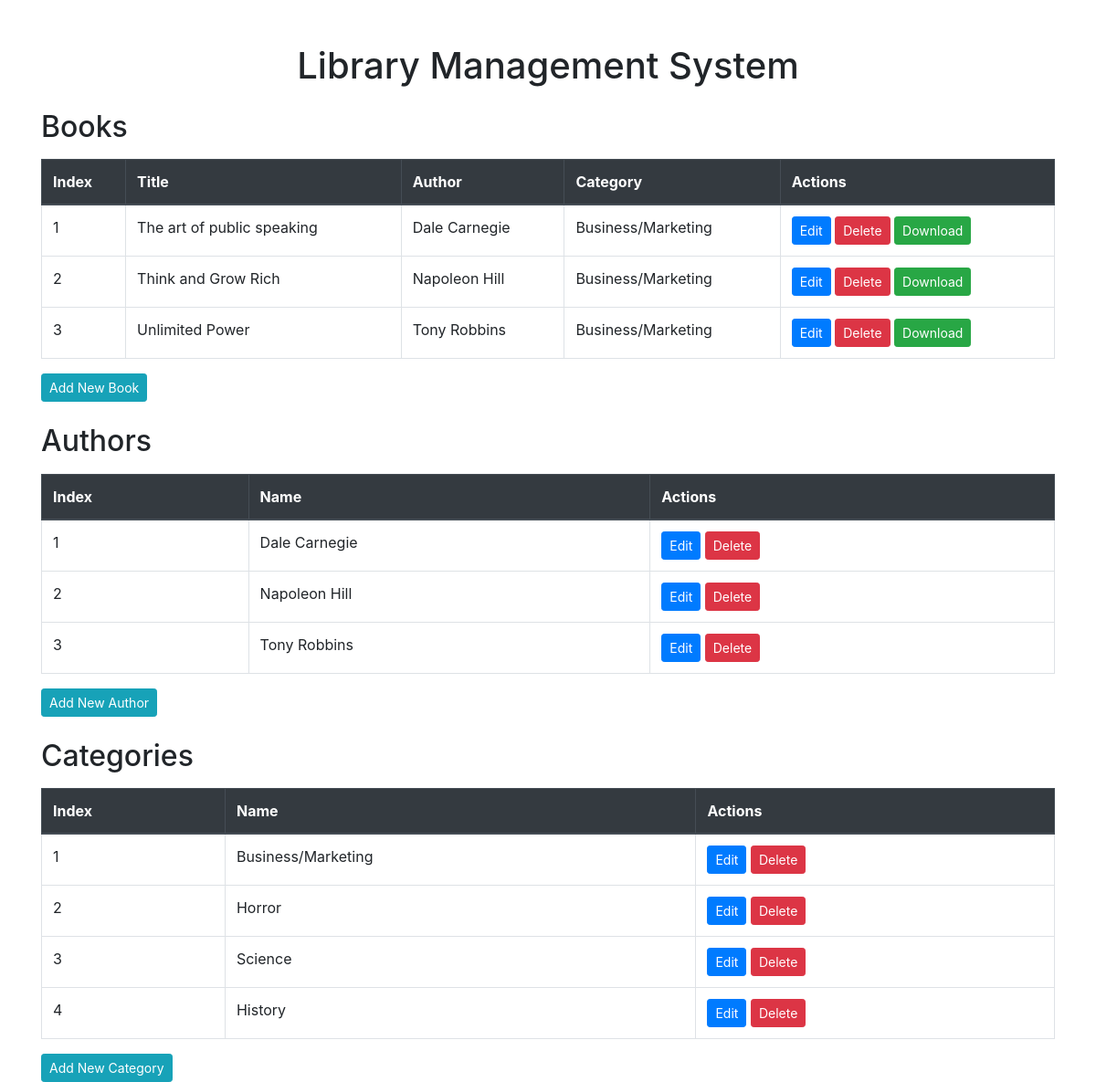
Before: / with the older database file.
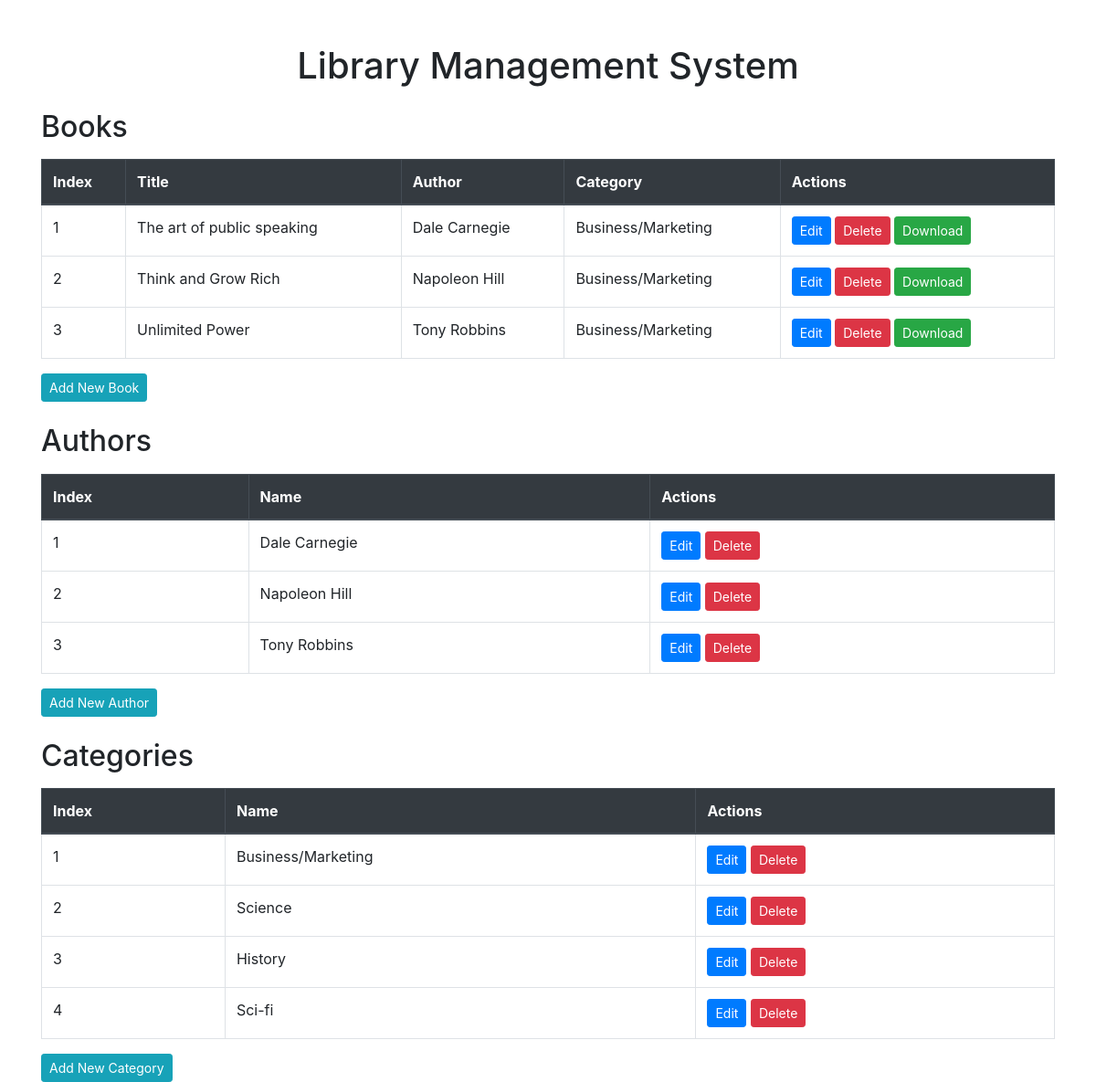
After: the same page with the newer database file.
### library/models.py (models this page shows, shortened)
class Book(models.Model):
    title = models.CharField(max_length=100)
    author = models.ForeignKey(Author, on_delete=models.CASCADE)
    category = models.ForeignKey(Category, on_delete=models.CASCADE)
    file = models.FileField(upload_to='books/', blank=True, null=True)

class Author(models.Model):
    name = models.CharField(max_length=100)

class Category(models.Model):
    name = models.CharField(max_length=100)

### library/views.py (the view)
# urls.py: 2. Add a URL to urlpatterns:  path('', views.home, name='home')
def home(request):
    books = Book.objects.all()
    authors = Author.objects.all()
    categories = Category.objects.all()
    return render(request, 'home.html', {'books': books, 'authors': authors, 'categories': categories})

### library/templates/home.html (shortened to what this page needs)
<!DOCTYPE html>
<html>
<head>
    <link href="https://stackpath.bootstrapcdn.com/bootstrap/4.5.2/css/bootstrap.min.css" rel="stylesheet">
</head>
<body>
    <div class="container mt-5">
        <h1 class="text-center mb-4">Library Management System</h1>
        <h2 class="mb-3">Books</h2>
        <table class="table table-bordered">
            <thead class="thead-dark">
                <tr>
                    <th scope="col">Index</th>
                    <th scope="col">Title</th>
                    <th scope="col">Author</th>
                    <th scope="col">Category</th>
                    <th scope="col">Actions</th>
                </tr>
            </thead>
            <tbody>
                {% for book in books %}
                <tr>
                    <td>{{ forloop.counter }}</td>
                    <td>{{ book.title }}</td>
                    <td>{{ book.author.name }}</td>
                    <td>{{ book.category.name }}</td>
                    <td>
                        <a href="{% url 'book_update' book.id %}" class="btn btn-primary btn-sm">Edit</a>
                        <a href="{% url 'book_delete' book.id %}" class="btn btn-danger btn-sm">Delete</a>
                        <a href="{% url 'download_book' book.id %}" class="btn btn-success btn-sm">Download</a>
                    </td>
                </tr>
                {% empty %}
                <tr>
                    <td colspan="5" class="text-center">No books available.</td>
                </tr>
                {% endfor %}
            </tbody>
        </table>
        <a href="{% url 'book_create' %}" class="btn btn-info btn-sm mb-4">Add New Book</a>
        <h2 class="mb-3">Authors</h2>
        <table class="table table-bordered">
            <thead class="thead-dark">
                <tr>
                    <th scope="col">Index</th>
                    <th scope="col">Name</th>
                    <th scope="col">Actions</th>
                </tr>
            </thead>
            <tbody>
                {% for author in authors %}
                <tr>
                    <td>{{ forloop.counter }}</td>
                    <td>{{ author.name }}</td>
                    <td>
                        <a href="{% url 'author_update' author.id %}" class="btn btn-primary btn-sm">Edit</a>
                        <a href="{% url 'author_delete' author.id %}" class="btn btn-danger btn-sm">Delete</a>
                    </td>
                </tr>
                {% empty %}
                <tr>
                    <td colspan="3" class="text-center">No authors available.</td>
                </tr>
                {% endfor %}
            </tbody>
        </table>
        <a href="{% url 'author_create' %}" class="btn btn-info btn-sm mb-4">Add New Author</a>
        <h2 class="mb-3">Categories</h2>
        <table class="table table-bordered">
            <thead class="thead-dark">
                <tr>
                    <th scope="col">Index</th>
                    <th scope="col">Name</th>
                    <th scope="col">Actions</th>
                </tr>
            </thead>
            <tbody>
                {% for category in categories %}
                <tr>
                    <td>{{ forloop.counter }}</td>
                    <td>{{ category.name }}</td>
                    <td>
                        <a href="{% url 'category_update' category.id %}" class="btn btn-primary btn-sm">Edit</a>
                        <a href="{% url 'category_delete' category.id %}" class="btn btn-danger btn-sm">Delete</a>
                    </td>
                </tr>
                {% empty %}
                <tr>
                    <td colspan="3" class="text-center">No categories available.</td>
                </tr>
                {% endfor %}
            </tbody>
        </table>
        <a href="{% url 'category_create' %}" class="btn btn-info btn-sm">Add New Category</a>
    </div>
</body>
</html>

Changed rows visible on the page:
removed Category: name "Horror"
added Category: name "Sci-fi"
